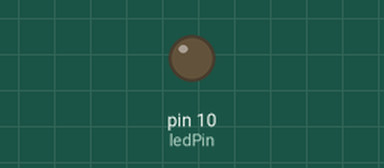
Simulated run of this sketch. Board: Arduino Uno, built with avr-gcc and run on an emulated ATmega328P. Parts: output pins drawn as LEDs (lit = HIGH).

Above: at 1.0 s.
At 5.6 s:
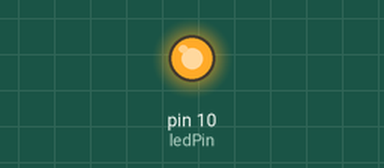
Timing chart, 0 to 10.7 s (numbered marks = the images above):
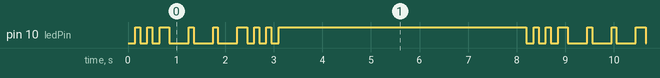

Measured:
- by itself, pin 10 (ledPin): repeats every 8.2 s: LOW 0.15 s, HIGH 0.10 s, LOW 0.15 s, HIGH 0.20 s, 2 × (LOW 0.40 s, HIGH 0.10 s), LOW 0.40 s, HIGH 0.20 s, 2 × (LOW 0.15 s, HIGH 0.10 s), LOW 0.15 s, HIGH 5.1 s, LOW 0.15 s, HIGH 0.10 s
- by itself, everything shown: repeats every 8.2 s, in 18 steps

The sketch:

codigo_morse_S_O_S.ino
```cpp
// LED connected to digital pin 10
int ledPin = 10;
// run once, when the sketch starts
void setup()
{
// sets the digital pin as output
pinMode(ledPin, OUTPUT);
}
// run over and over again
void loop()
{
// 3 dits
for (int x=0; x<3; x++) {
digitalWrite(ledPin, LOW); // sets the LED on
delay(150); // waits for 150ms
digitalWrite(ledPin, HIGH); // sets the LED off
delay(100); // waits for 100ms
}

// 100ms delay to cause slight gap between letters
delay(100);
// 3 dahs
for (int x=0; x<3; x++) {
digitalWrite(ledPin, LOW); // sets the LED on
delay(400); // waits for 400ms
digitalWrite(ledPin, HIGH); // sets the LED off
delay(100); // waits for 100ms
}

// 100ms delay to cause slight gap between letters
delay(100);

// 3 dits again
for (int x=0; x<3; x++) {
digitalWrite(ledPin, LOW); // sets the LED on
delay(150); // waits for 150ms
digitalWrite(ledPin, HIGH); // sets the LED off
delay(100); // waits for 100ms
}

// wait 5 seconds before repeating the SOS signal
delay(5000);
}
```
